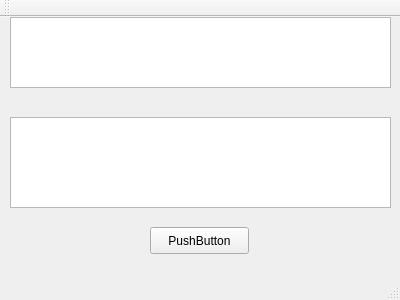
<?xml version="1.0" encoding="UTF-8"?>
<ui version="4.0">
 <class>MainWindow</class>
 <widget class="QMainWindow" name="MainWindow">
  <property name="geometry">
   <rect>
    <x>0</x>
    <y>0</y>
    <width>400</width>
    <height>300</height>
   </rect>
  </property>
  <property name="windowTitle">
   <string>MainWindow</string>
  </property>
  <widget class="QWidget" name="centralWidget">
   <widget class="QPushButton" name="pushButton">
    <property name="geometry">
     <rect>
      <x>150</x>
      <y>210</y>
      <width>99</width>
      <height>27</height>
     </rect>
    </property>
    <property name="text">
     <string>PushButton</string>
    </property>
   </widget>
   <widget class="QTextEdit" name="textEdit">
    <property name="geometry">
     <rect>
      <x>10</x>
      <y>0</y>
      <width>381</width>
      <height>71</height>
     </rect>
    </property>
   </widget>
   <widget class="QTextEdit" name="textEdit_2">
    <property name="geometry">
     <rect>
      <x>10</x>
      <y>100</y>
      <width>381</width>
      <height>91</height>
     </rect>
    </property>
   </widget>
  </widget>
  <widget class="QMenuBar" name="menuBar">
   <property name="geometry">
    <rect>
     <x>0</x>
     <y>0</y>
     <width>400</width>
     <height>25</height>
    </rect>
   </property>
  </widget>
  <widget class="QToolBar" name="mainToolBar">
   <attribute name="toolBarArea">
    <enum>TopToolBarArea</enum>
   </attribute>
   <attribute name="toolBarBreak">
    <bool>false</bool>
   </attribute>
  </widget>
  <widget class="QStatusBar" name="statusBar"/>
 </widget>
 <layoutdefault spacing="6" margin="11"/>
 <resources/>
 <connections/>
</ui>
